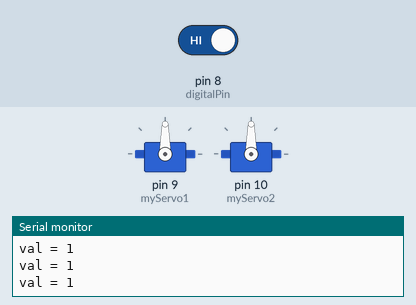
Recording of a sketch running on a simulated Arduino Uno, built with avr-gcc and run on an emulated ATmega328P. Parts: 2 × servo, the last lines printed to the serial monitor. Inputs (shaded band) come from the test bench; at power-on: pin 8 (digitalPin) HIGH.

Above: at 1.2 s.
1.3 s: pin 8 (digitalPin) driven LOW
At 1.42 s:
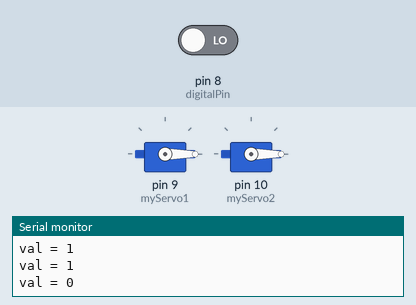
Timing chart, 0 to 4.3 s (numbered marks = the images above; inputs shaded):
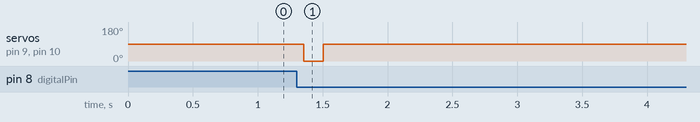

Measured:
- after the input at 1.3 s, servo on pin 9 (myServo1), servo on pin 10 (myServo2): 90° → 0° after 0.05 s, → 90° 0.15 s later

The sketch:

fish.ino
```cpp
#include<Servo.h>
int digitalPin = 8;
Servo myServo1;
Servo myServo2;
void setup()
{
  pinMode(digitalPin, INPUT);
  myServo1.attach(9);
  myServo1.write(90);
  myServo2.attach(10);
  myServo2.write(90);
  Serial.begin(9600);
}
void loop()
{
  int val = digitalRead(digitalPin);
  Serial.print("val = ");
  Serial.println(val);
  if (val == 0){
    myServo1.write(0);
    myServo2.write(0);
    delay(150);
    myServo1.write(90);
    myServo2.write(90);
    delay(10000);
  }
  if (val == 1){
    myServo1.write(90);
    myServo2.write(90);
    delay(150);
  }
}
```
